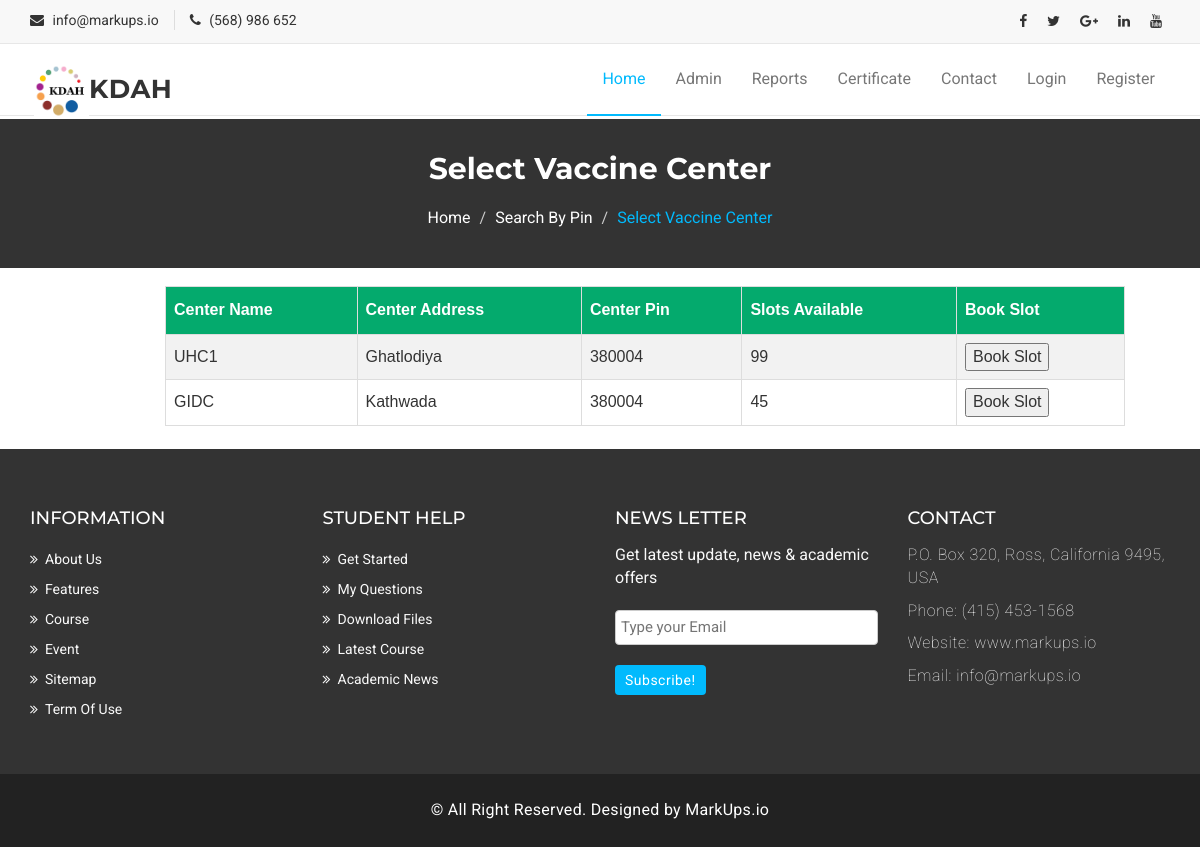
The page /searchpincontroller.php?pin=380004 on the database its author committed.
### tables this page shows
CREATE TABLE `vaccinecenters` (
  `ID` int(11) NOT NULL,
  `center_name` varchar(500) NOT NULL,
  `center_address` varchar(500) NOT NULL,
  `center_pin` int(11) NOT NULL,
  `center_district_name` varchar(500) NOT NULL,
  `slots_available` int(11) NOT NULL
);

### searchpincontroller.php (the view, shortened to what this page needs)
<!DOCTYPE html>
<html lang="en">
  <head>
    <link href="assets/css/font-awesome.css" rel="stylesheet">
    <link href="assets/css/bootstrap.css" rel="stylesheet">
    <link rel="stylesheet" type="text/css" href="assets/css/slick.css">
    <link rel="stylesheet" href="assets/css/jquery.fancybox.css" type="text/css" media="screen" />
    <link id="switcher" href="assets/css/theme-color/default-theme.css" rel="stylesheet">
    <link href="assets/css/style.css" rel="stylesheet">
  </head>
  <body>
  <header id="mu-header">
    <div class="container">
      <div class="row">
        <div class="col-lg-12 col-md-12">
          <div class="mu-header-area">
            <div class="row">
              <div class="col-lg-6 col-md-6 col-sm-6 col-xs-6">
                <div class="mu-header-top-left">
                  <div class="mu-top-email">
                    <i class="fa fa-envelope"></i>
                    <span>info@markups.io</span>
                  </div>
                  <div class="mu-top-phone">
                    <i class="fa fa-phone"></i>
                    <span>(568) 986 652</span>
                  </div>
                </div>
              </div>
              <div class="col-lg-6 col-md-6 col-sm-6 col-xs-6">
                <div class="mu-header-top-right">
                  <nav>
                    <ul class="mu-top-social-nav">
                      <li><a href="#"><span class="fa fa-facebook"></span></a></li>
                      <li><a href="#"><span class="fa fa-twitter"></span></a></li>
                      <li><a href="#"><span class="fa fa-google-plus"></span></a></li>
                      <li><a href="#"><span class="fa fa-linkedin"></span></a></li>
                      <li><a href="#"><span class="fa fa-youtube"></span></a></li>
                    </ul>
                  </nav>
                </div>
              </div>
            </div>
          </div>
        </div>
      </div>
    </div>
  </header>
  <section id="mu-menu">
    <nav class="navbar navbar-default" role="navigation">
      <div class="container">
        <div class="navbar-header">
          <a class="navbar-brand" href="index.php"><span><img src="kdah.png" width="55px">KDAH</span></a>
        </div>
        <div id="navbar" class="navbar-collapse collapse">
          <ul id="top-menu" class="nav navbar-nav navbar-right main-nav">
            <li class="active"><a href="index.php">Home</a></li>
              <li><a href="adminlogin.php">Admin</a></li>
            <li><a href="report.php">Reports</a></li>
              <li><a href="certificate.php">Certificate</a></li>
            <li><a href="contact.php">Contact</a></li>
            <?php
              if(!(isset($_SESSION['username']))) {
                echo "<li><a href='login.php'>Login</a></li>";
                echo "<li><a href='register.php'>Register</a></li>";
              }
              else {
                echo "<li><a href='index.php'>Hi!, ".$_SESSION['username']."</a></li>";
                echo "<li><a href='logout.php'>Logout</a></li>";
              }
            ?>
          </ul>
        </div>
      </div>
    </nav>
  </section>
  <br>
  <section id="mu-page-breadcrumb" style="margin-top: 3px;">
   <div class="container">
     <div class="row">
       <div class="col-md-12">
         <div class="mu-page-breadcrumb-area">
           <h2>Select Vaccine Center</h2>
           <ol class="breadcrumb">
            <li><a href="index.php">Home</a></li>
            <li><a href="searchpin.php">Search By Pin</a></li>
            <li class="active">Select Vaccine Center</li>
          </ol>
         </div>
       </div>
     </div>
   </div>
 </section>
 <br>
<div>
<?php
$servername = "localhost";
$username = "root";
$password = "";
$conn = mysqli_connect($servername, $username, $password,"vaccineregistration");
$pin=$_GET['pin'];
$query = " SELECT * FROM `vaccinecenters` WHERE center_pin='$pin' ";
$result=$conn->query($query);
if(mysqli_num_rows($result)>0)
{
     echo "<table id='customers'>";
     echo "<tr>";
     echo "<th>Center Name</th>";
     echo "<th>Center Address</th>";
     echo "<th>Center Pin</th>";
     echo "<th>Slots Available</th>";
     echo "<th>Book Slot</th>";
     echo "</tr>";
     while($row = $result->fetch_assoc()) {
        echo "<tr>";
        echo "<td>";
        echo $row["center_name"];
        echo "</td>";
         echo "<td>";
        echo $row["center_address"];
        echo "</td>";
         echo "<td>";
        echo $row["center_pin"];
        echo "</td>";
         echo "<td>";
        echo $row["slots_available"];
        echo "</td>";
        echo "<td>";
        echo "<form action='bookslotpin.php'>";
            echo "<button>Book Slot</button>";
        echo "</form>";
        echo "</td>";
         echo  "</tr>";
    }
     echo "</table>";
}
?>
</div>
<br>
  <footer id="mu-footer">
    <div class="mu-footer-top">
      <div class="container">
        <div class="mu-footer-top-area">
          <div class="row">
            <div class="col-lg-3 col-md-3 col-sm-3">
              <div class="mu-footer-widget">
                <h4>Information</h4>
                <ul>
                  <li><a href="#">About Us</a></li>
                  <li><a href="">Features</a></li>
                  <li><a href="">Course</a></li>
                  <li><a href="">Event</a></li>
                  <li><a href="">Sitemap</a></li>
                  <li><a href="">Term Of Use</a></li>
                </ul>
              </div>
            </div>
            <div class="col-lg-3 col-md-3 col-sm-3">
              <div class="mu-footer-widget">
                <h4>Student Help</h4>
                <ul>
                  <li><a href="">Get Started</a></li>
                  <li><a href="#">My Questions</a></li>
                  <li><a href="">Download Files</a></li>
                  <li><a href="">Latest Course</a></li>
                  <li><a href="">Academic News</a></li>
                </ul>
              </div>
            </div>
            <div class="col-lg-3 col-md-3 col-sm-3">
              <div class="mu-footer-widget">
                <h4>News letter</h4>
                <p>Get latest update, news & academic offers</p>
                <form class="mu-subscribe-form">
                  <input type="email" placeholder="Type your Email">
                  <button class="mu-subscribe-btn" type="submit">Subscribe!</button>
                </form>
              </div>
            </div>
            <div class="col-lg-3 col-md-3 col-sm-3">
              <div class="mu-footer-widget">
                <h4>Contact</h4>
                <address>
                  <p>P.O. Box 320, Ross, California 9495, USA</p>
                  <p>Phone: (415) 453-1568 </p>
                  <p>Website: www.markups.io</p>
                  <p>Email: info@markups.io</p>
                </address>
              </div>
            </div>
          </div>
        </div>
      </div>
    </div>
    <div class="mu-footer-bottom">
      <div class="container">
        <div class="mu-footer-bottom-area">
          <p>&copy; All Right Reserved. Designed by <a href="http://www.markups.io/" rel="nofollow">MarkUps.io</a></p>
        </div>
      </div>
    </div>
  </footer>
  </body>
</html>

### assets/css/theme-color/default-theme.css (style rules this page uses)
#mu-menu .navbar-default .navbar-nav > .active > a, #mu-menu .navbar-default .navbar-nav > .active > a:hover, #mu-menu .navbar-default .navbar-nav > .active > a:focus { color: #01bafd; border-bottom: 2px solid #01bafd; background-color: transparent; }
#mu-page-breadcrumb .mu-page-breadcrumb-area .breadcrumb .active { color: #01bafd; }
#mu-footer .mu-footer-top .mu-footer-top-area .mu-footer-widget .mu-subscribe-form .mu-subscribe-btn { background-color: #01bafd; }

### searchpincontroller.php (style rules this page uses)
#customers { font-family: Arial, Helvetica, sans-serif; border-collapse: collapse; width: 80%; margin-left: 165px; margin-top: 240px; }
#customers td, #customers th { border: 1px solid #ddd; padding: 8px; }
#customers tr:nth-child(even) { background-color: #f2f2f2; }
#customers th { padding-top: 12px; padding-bottom: 12px; text-align: left; background-color: #04AA6D; color: white; }

### rows shown on the page
vaccinecenters: center_name "UHC1", center_address "Ghatlodiya", center_pin "380004", slots_available "99"
vaccinecenters: center_name "GIDC", center_address "Kathwada", center_pin "380004", slots_available "45"
